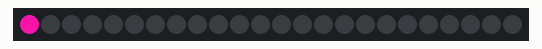
This sketch was run on a simulated Arduino Uno, built with avr-gcc and run on an emulated ATmega328P. Parts: 24 RGB LEDs in strip order, left to right. Dim RGB values are drawn brighter than linear; random numbers use the default seed unless the sketch sets one.

Above: at 0.15 s.
At 4.95 s:
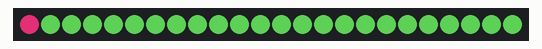
At 10.06 s:
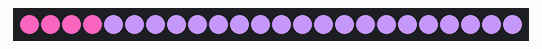
At 19.97 s:
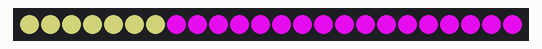
At 29.88 s:
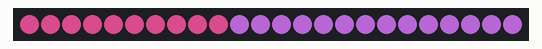
At 39.79 s:
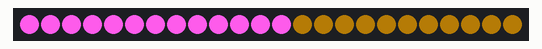

The sketch:

leds_ws2812_.ino
```cpp
#include <Adafruit_NeoPixel.h>

#define PIN 2	 // input pin Neopixel is attached to

#define NUMPIXELS     24 // number of neopixels in strip


Adafruit_NeoPixel pixels = Adafruit_NeoPixel(NUMPIXELS, PIN, NEO_GRB + NEO_KHZ800);

int delayval = 10; // timing delay in milliseconds

int redColor = 0;
int greenColor = 0;
int blueColor = 0;

void setup() {
  // Initialize the NeoPixel library.
  pixels.begin();
}

void loop() {
  setColor();

  for (int i=0; i < NUMPIXELS; i++) {
    // pixels.Color takes RGB values, from 0,0,0 up to 255,255,255
    pixels.setPixelColor(i, pixels.Color(redColor, greenColor, blueColor));

    // This sends the updated pixel color to the hardware.
    pixels.show();

    // Delay for a period of time (in milliseconds).
    delay(delayval);
  }
}

// setColor()
// picks random values to set for RGB
void setColor(){
  redColor = random(0, 255);
  greenColor = random(0,255);
  blueColor = random(0, 255);
}
```
